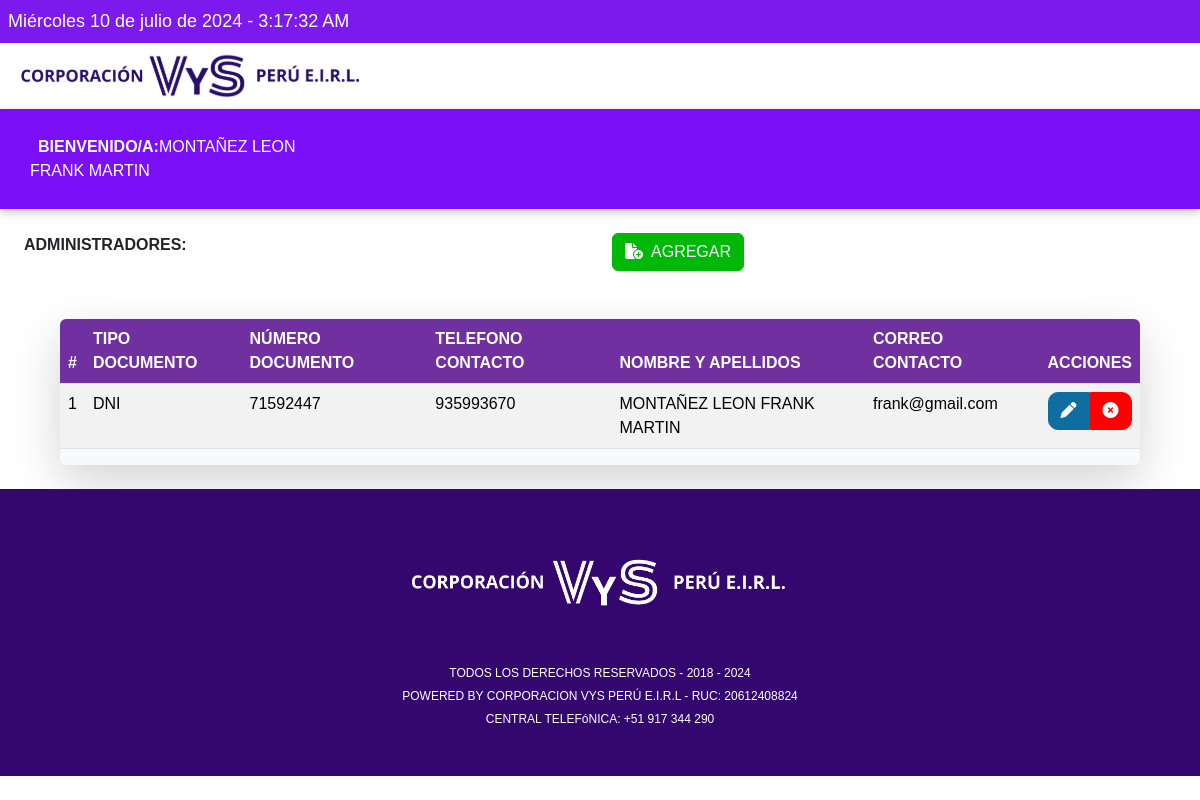
The page /admin.php (signed in) on the database as committed earlier.
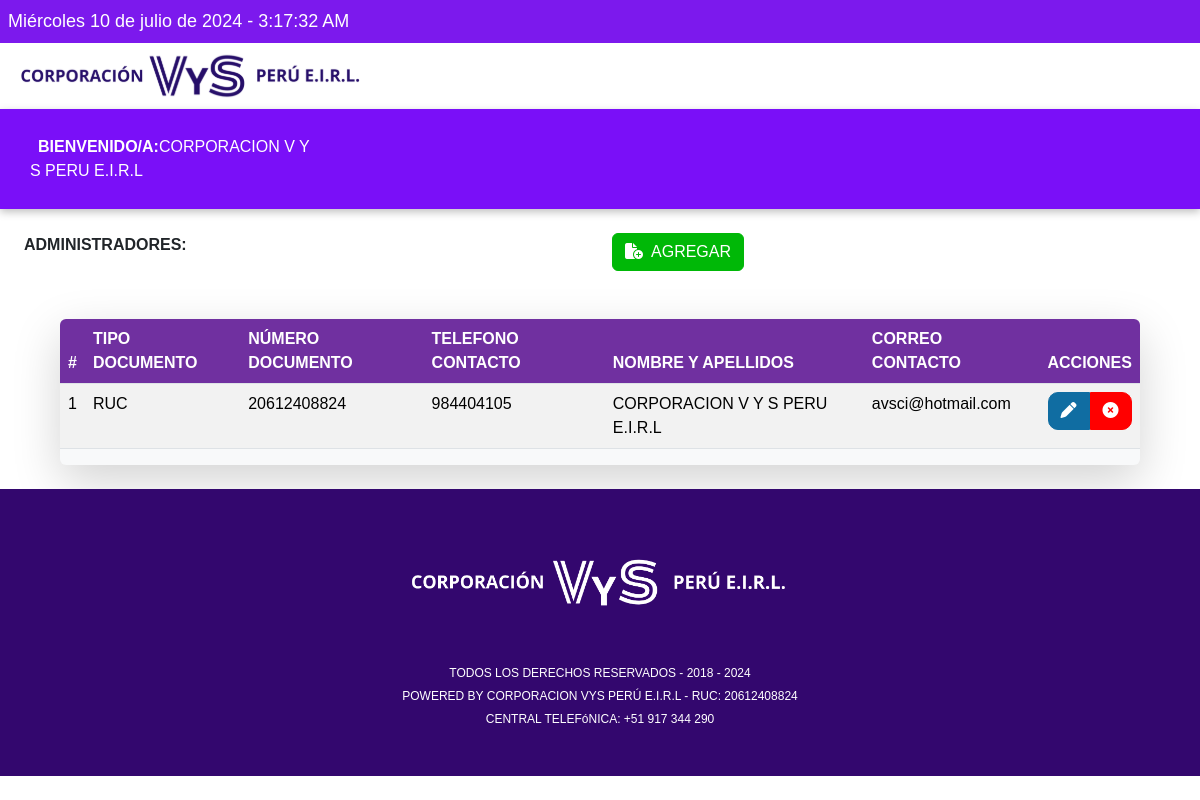
The same page on the database as committed later.
### tables this page shows
CREATE TABLE `administrador` (
  `idAdmin` int(6) NOT NULL AUTO_INCREMENT,
  `tipoDocumento` char(20) NOT NULL,
  `numDocumento` varchar(11) NOT NULL,
  `telefonoContacto` varchar(9) NOT NULL,
  `nombreApellidos` varchar(60) NOT NULL,
  `correoContacto` varchar(255) NOT NULL,
  `contrasenia` varchar(255) NOT NULL,
  PRIMARY KEY (`idAdmin`) USING BTREE,
  UNIQUE INDEX `idx_admin_numDocumento` (`numDocumento`) USING BTREE
);

### Model/AdminDAO.php (called while the page is built, shortened)
<?php
require_once("Model/Admin.php");
class AdminDAO
{
    public function list()
    {
        try {
            $con = Conexion::getConexion();
            $sql = "CALL sp_admin_list()";
            $query = $con->prepare($sql);
            $query->setFetchMode(PDO::FETCH_ASSOC);
            $query->execute();
            $adminArray = array();
            while ($row = $query->fetch()) {
                $admin = new Admin();
                $admin->idAdmin = $row["idAdmin"];
                $admin->tipoDocumento = $row["tipoDocumento"];
                $admin->numDocumento = $row["numDocumento"];
                $admin->telefonoContacto = $row["telefonoContacto"];
                $admin->nombreApellidos = $row["nombreApellidos"];
                $admin->correoContacto = $row["correoContacto"];
                $admin->contrasenia = $row["contrasenia"];
                $adminArray[] = $admin;
            }
            return $adminArray;
        } catch (PDOException $e) {
            echo $e->getMessage();
            exit;
        }
    }
}

### admin.php (the view, shortened to what this page needs)
<?php
require_once("layouts/headAdmin.php");
?>
<body>
    <?php
    require_once("Model/AdminDAO.php");
    $admin = new Admin();
    $datosProcesados = false;
    if ($_SERVER["REQUEST_METHOD"] == "POST") {
        $mensajesErrores = "";
        switch ($_POST['tipoEnvio']) {
            case 'insert':
                $admin->tipoDocumento = $_POST['tipoDocumentoInsert'];
                $admin->numDocumento = $_POST['numDocumentoInsert'];
                $admin->telefonoContacto = $_POST['telefonoContactoInsert'];
                $admin->nombreApellidos = $_POST['nombreApellidosInsert'];
                $admin->correoContacto = $_POST['correoContactoInsert'];
                $admin->contrasenia = $_POST['contraseniaInsert'];
                $mensajesErrores = $admin->validarAdmin();
                if (count($mensajesErrores) > 0) {
                    $datosProcesados = false;
                } else {
                    try {
                        $adminDAO = new AdminDAO();
                        $adminDAO->insert($admin);
                        $_SESSION['msj'] = "Se registro el administrador correctamente.";
                        $_SESSION['icon'] = "success";
                        $datosProcesados = true;
                    } catch (Exception $e) {
                        $mensajesErrores[] = $e->getMessage();
                        $datosProcesados = false;
                    }
                }
                break;
            case 'edit':
                $admin->idAdmin = $_POST['idAdminEdit'];
                $admin->tipoDocumento = $_POST['tipoDocumentoEdit'];
                $admin->numDocumento = $_POST['numDocumentoEdit'];
                $admin->telefonoContacto = $_POST['telefonoContactoEdit'];
                $admin->nombreApellidos = $_POST['nombreApellidosEdit'];
                $admin->correoContacto = $_POST['correoContactoEdit'];
                $admin->contrasenia = $_POST['contraseniaEdit'];
                $admin->forPassword = $_POST['forPassword'];
                $mensajesErrores = $admin->validarAdmin();
                if (count($mensajesErrores) > 0) {
                    $datosProcesados = false;
                } else {
                    try {
                        $adminDAO = new AdminDAO();
                        $adminDAO->edit($admin);
                        $_SESSION['msj'] = "Se edito el administrador correctamente.";
                        $_SESSION['icon'] = "success";
                        $datosProcesados = true;
                    } catch (Exception $e) {
                        $mensajesErrores[] = $e->getMessage();
                        $datosProcesados = false;
                    }
                }
                break;
            case 'delete':
                $idAdmin = $_POST['idAdminDelete'];
                try {
                    $adminDAO = new AdminDAO();
                    $adminDAO->delete($idAdmin);
                    $_SESSION['msj'] = "Se elimino el administrador correctamente.";
                    $_SESSION['icon'] = "success";
                    $datosProcesados = true;
                } catch (Exception $e) {
                    $_SESSION['msj'] = "No se puede eliminar el admin ya que esta relacionado con otras tablas.";
                    $_SESSION['icon'] = "error";
                    $datosProcesados = true;
                }
                break;
            default:
                break;
        }
        if (!empty($mensajesErrores)) {
            header("Location: admin.php");
            exit();
        }
    } else {
        try {
            $adminDAO = new AdminDAO();
            $adminArray = array();
            $adminArray = $adminDAO->list();
        } catch (Exception $e) {
            $mensajesErrores[] = $e->getMessage();
        }
    }
    ?>
    <?php
    if (!$datosProcesados) {
    ?>
        <?php
        require_once("layouts/headerAdmin.php");
        ?>
        <div class="container-fluid p-4">
            <div class="row">
                <div class="col">
                    <span><strong>ADMINISTRADORES:</strong></span>
                </div>
                <div class="col">
                    <button class="btn btn-primary clr-pa" id="add-admin" data-bs-target="#modalAgregarAdmin" data-bs-toggle="modal"><i class="fa-solid fa-file-circle-plus"></i>&nbsp; AGREGAR</button>
                </div>
            </div>
        </div>
        <div class="container-fluid container-table my-4 shadow-lg bg-body-tertiary rounded">
            <div class="row table-admin">
                <table class="table table-striped" id="adminTable">
                    <thead>
                        <tr>
                            <th>#</th>
                            <th>TIPO DOCUMENTO</th>
                            <th>NÚMERO DOCUMENTO</th>
                            <th>TELEFONO CONTACTO</th>
                            <th>NOMBRE Y APELLIDOS</th>
                            <th>CORREO CONTACTO</th>
                            <th>ACCIONES</th>
                        </tr>
                    </thead>
                    <tbody>
                        <?php foreach ($adminArray as $index => $admin) { ?>
                            <tr data-id="<?php $index + 1; ?>">
                                <td style="text-align: center;"><?php echo $index + 1; ?></td>
                                <td><?php echo $admin->tipoDocumento; ?></td>
                                <td><?php echo $admin->numDocumento; ?></td>
                                <td><?php echo $admin->telefonoContacto; ?></td>
                                <td><?php echo $admin->nombreApellidos; ?></td>
                                <td><?php echo $admin->correoContacto; ?></td>
                                <td>
                                    <button class="btn btn-primary clr-cre" id="edit-admin" data-bs-target="#modalEditarAdmin-<?php echo $admin->idAdmin; ?>" data-bs-toggle="modal" style="border-radius: 10px 0 0 10px;"><i class="fa-solid fa-pen"></i></button><button class="btn btn-primary clr-so" id="delete-admin" data-bs-target="#modalEliminarAdmin-<?php echo $admin->idAdmin; ?>" data-bs-toggle="modal" style="border-radius: 0 10px 10px 0;"><i class="fa-solid fa-circle-xmark"></i></button>
                                </td>
                            </tr>
                        <?php }; ?>
                    </tbody>
                </table>
            </div>
        </div>
        <?php
        require_once("layouts/footer.php");
        ?>
    <?php
    } else {
        header("Location: admin.php");
    }
    ?>
</body>
</html>

### layouts/headAdmin.php (shortened to what this page needs)
<!DOCTYPE html>
<html lang="es">
<head>
    <link rel="stylesheet" href="https://cdnjs.cloudflare.com/ajax/libs/font-awesome/6.2.1/css/all.min.css" />
    <link href="https://cdn.jsdelivr.net/npm/bootstrap@5.3.3/dist/css/bootstrap.min.css" rel="stylesheet">
    <link rel="stylesheet" href="https://cdn.datatables.net/2.0.8/css/dataTables.bootstrap5.css">
    <link rel="stylesheet" href="assets/css/styleAdmin.css">
    <link rel="stylesheet" href="https://cdn.jsdelivr.net/npm/bootstrap-select@1.14.0-beta3/dist/css/bootstrap-select.min.css">
</head>

### layouts/headerAdmin.php (shortened to what this page needs)
<div class="reloj p-2" id="miReloj">
    <p class="fecha"></p>
</div>
<div class="container-fluid">
    <a href="menuAdministrador.php"><img src="assets/img/logoSigra.svg" alt="logoSigra" class="img-fluid"></a>
</div>
<header>
    <div class="container-fluid">
        <div class="col-md-3" style="color: #fff;">
            <span class="p-2"><Strong>BIENVENIDO/A:</Strong><?php echo $_SESSION['nombreApellidos']; ?></span>
        </div>
    </div>
</header>

### layouts/footer.php (shortened to what this page needs)
<footer style="background-color: #33076e; margin-top: auto; padding: 2rem 0; flex-shrink: 0;">
    <div class="container-fluid d-flex flex-column align-items-center">
        <div class="col-12 mb-3" style="max-width: 400px;">
            <img class="img-fluid" src="assets/img/MANUAL DE IDENTIDAD - V&S.png" alt="marca 1">
        </div>
        <div class="col-12 mb-3 text-footer text-center text-white">
            <p>TODOS LOS DERECHOS RESERVADOS - <span id="currentYear">2018 - 2024</span></p>
            <p>POWERED BY CORPORACION VYS PERÚ E.I.R.L - RUC: 20612408824</p>
            <p>CENTRAL TELEFóNICA: +51 917 344 290</p>
        </div>
    </div>
</footer>

### assets/css/styleAdmin.css (style rules this page uses)
* { margin: 0; padding: 0; box-sizing: border-box; list-style: none; text-decoration: none; }
body { font-family: 'Poppins', sans-serif; overflow-x: hidden; }
a { text-decoration: none; color: currentColor; }
header { width: 100vw; height: 100px; background-color: #7a0ff8; box-shadow: 0px 3px 8px rgba(0, 0, 0, 25%); display: flex; align-items: center; }
header .container-fluid { width: 100%; padding: 0 30px; display: flex; align-items: center; justify-content: space-between; }
p { margin: 0; padding: 0; }
.reloj { color: #ffffff; background: #7c19ed; text-align: left; padding: 20px 20px; }
.fecha { font-size: 18px; }
.text-footer p { color: #ffffff; font-family: 'Franklin Gothic Medium', 'Arial Narrow', Arial, sans-serif; font-size: 12px; margin-top: 5px; }
.container-table { width: 90%; max-height: 600px; overflow: auto; }
.table-admin { border: #7030a0; }
.table-admin tr th { background-color: #7030a0 !important; color: #fff; }
.clr-cre, .clr-cre:hover, .clr-cre:active { background-color: #106da2; border-color: #106da2; }
.clr-pa, .clr-pa:hover, .clr-pa:active { background-color: #00b807; border-color: #00b807; }
.clr-so, .clr-so:hover, .clr-so:active { background-color: #ff0000; border-color: #ff0000; }

Rows that differ between the two databases and show on the page:
changed administrador: tipoDocumento "DNI" → "RUC"; numDocumento "71592447" → "20612408824"; telefonoContacto "935993670" → "984404105"; nombreApellidos "MONTAÑEZ LEON FRANK MARTIN" → "CORPORACION V Y S PERU E.I.R.L"; correoContacto "frank@gmail.com" → "avsci@hotmail.com"
Other text that changed with them:
$_SESSION['nombreApellidos']: "MONTAÑEZ LEON FRANK MARTIN" → "CORPORACION V Y S PERU E.I.R.L"
